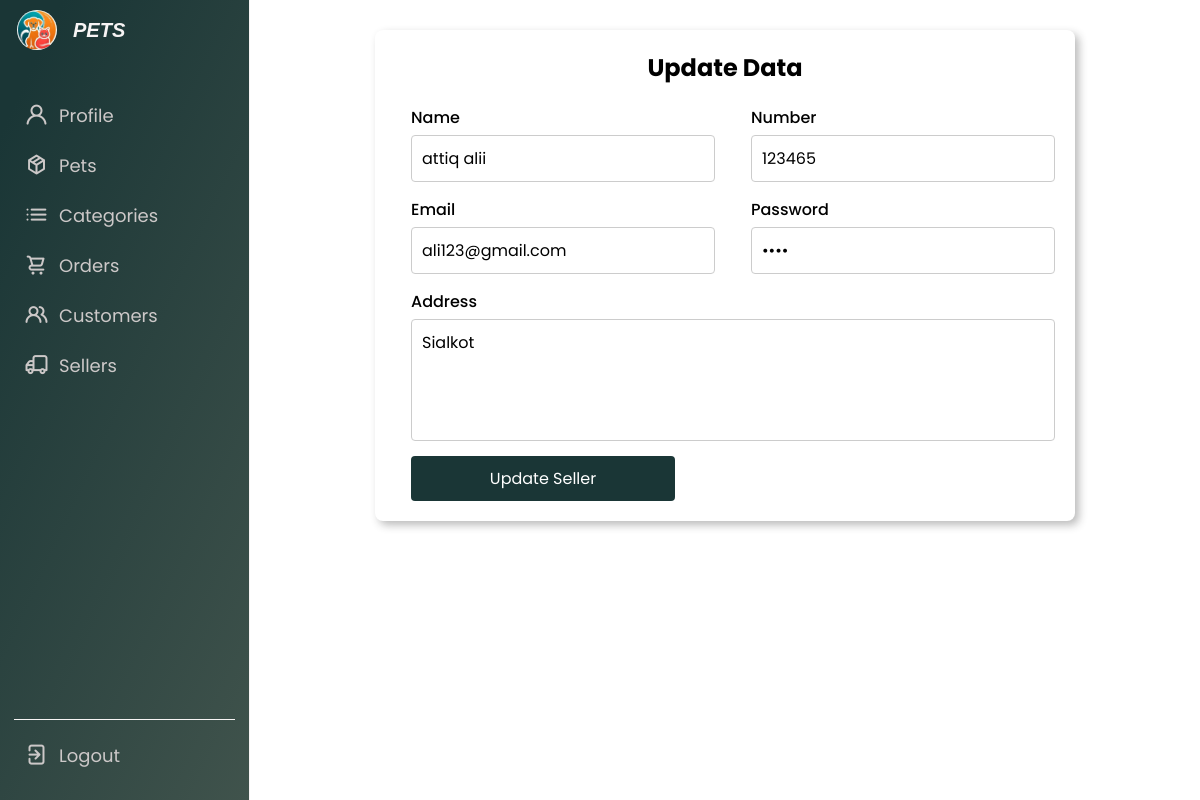
/Php/updateSeller.php?id=1 (signed in), run on the app's committed database.
### tables this page shows
CREATE TABLE `sellers` (
  `id` int(11) NOT NULL,
  `name` varchar(50) NOT NULL,
  `number` varchar(50) NOT NULL,
  `address` varchar(50) NOT NULL,
  `email` varchar(50) NOT NULL,
  `password` varchar(50) NOT NULL
);

### Php/updateSeller.php (the view, shortened to what this page needs)
<!DOCTYPE html>
<html lang="en">
<head>
    <link rel="stylesheet" href="../Assets/css/style.css">
    <link rel="stylesheet" href="../Assets/css/main.css">
    <link rel="stylesheet" href="../Assets/css/form.css">
    <link rel="stylesheet" href="https://unicons.iconscout.com/release/v4.0.0/css/line.css">
</head>
<body>
<?php
$supplier_id = $_GET['id'];
require 'connectdb.php';
$query = "SELECT * FROM sellers WHERE id = '$supplier_id'";
$result = mysqli_query($conn, $query);
$supplier_data = mysqli_fetch_assoc($result);
?>
 <?php
   include './sidebar.php';
   ?>
    <section class="dashboard">
        <div class="form-container">
            <h2>Update Data</h2>
            <form id="productForm" method="post">
    <div class="form-row">
      <div class="form-group">
        <label for="productName">Name</label>
        <input type="text" id="productName" name="name" value="<?php echo $supplier_data['name']; ?>" required>
      </div>
      <div class="form-group">
        <label for="number">Number</label>
        <input type="number" id="number" name="number" value="<?php echo $supplier_data['number']; ?>" required>
      </div>
    </div>
    <div class="form-row">
      <div class="form-group">
        <label for="email">Email</label>
        <input type="email" id="email" name="email" value="<?php echo $supplier_data['email']; ?>" required>
      </div>
      <div class="form-group">
        <label for="password">Password</label>
        <input type="password" id="password" name="password" value="<?php echo $supplier_data['password']; ?>" required>
      </div>
    </div>
    <div class="form-row">
      <div class="form-group">
        <label for="description">Address</label>
        <textarea id="description" name="address" rows="4" required><?php echo $supplier_data['address']; ?></textarea>
      </div>
    </div>
                <button type="submit">Update Seller</button>
            </form>
        </div>
    </section>
</body>
</html>

### Assets/css/style.css (style rules this page uses)
* { margin: 0; padding: 0; box-sizing: border-box; font-family: 'Poppins', sans-serif; }
:root { --primary-color: rgb(229, 224, 224); --secondory-color: #677D6A; --panel-color: #1A3636; --text-color: #f7f4f4; --black-light-color: #ccc8c8; --border-color: #f7f4f4; --toggle-color: #DDD; --box1-color: #4DA3FF; --box2-color: #FFE6AC; --box3-color: #E7D1FC; --title-icon-color: #fff; --tran-05: all 0.5s ease; --tran-03: all 0.3s ease; --tran-03: all 0.2s ease; }
body { min-height: 100vh; background-color: var(--primary-color); background-color: white; }
.dashboard { position: relative; left: 250px; background-color: var(--panel-color); background-color:white; min-height: 100vh; width: calc(100% - 250px); padding: 10px 14px; transition: var(--tran-05); }

### Assets/css/form.css (style rules this page uses)
.form-container { max-width: 700px; margin: 20px auto; padding: 20px; background: #fff; border-radius: 8px; box-shadow: 3px 3px 1px var(--secondory-color); box-shadow: 4px 4px 8px rgba(30, 29, 29, 0.3); }
.form-container h2 { margin-bottom: 20px; font-size: 24px; text-align: center; }
.form-row { display: flex; justify-content: space-between; gap: 20px; margin-bottom: 15px; }
.form-group { flex: 1; }
.form-group label { display: block; margin-bottom: 5px; font-weight: 500; }
.form-group input, .form-group select, .form-group textarea { resize: none; width: 100%; padding: 10px; border: 1px solid #ccc; border-radius: 4px; font-size: 16px; }
button[type="submit"] { width: 40%; padding: 10px; background: var(--panel-color); color: #fff; border: none; border-radius: 4px; font-size: 16px; cursor: pointer; transition: background 0.3s ease; margin-left: 1rem; }
::placeholder { color: var(--secondory-color); }
.form-group { display: flex; flex-direction: column; margin-left: 1rem; width: 48%; }

### data on the page
sellers: name "attiq alii", number "123465", email "ali123@gmail.com", address "Sialkot"
